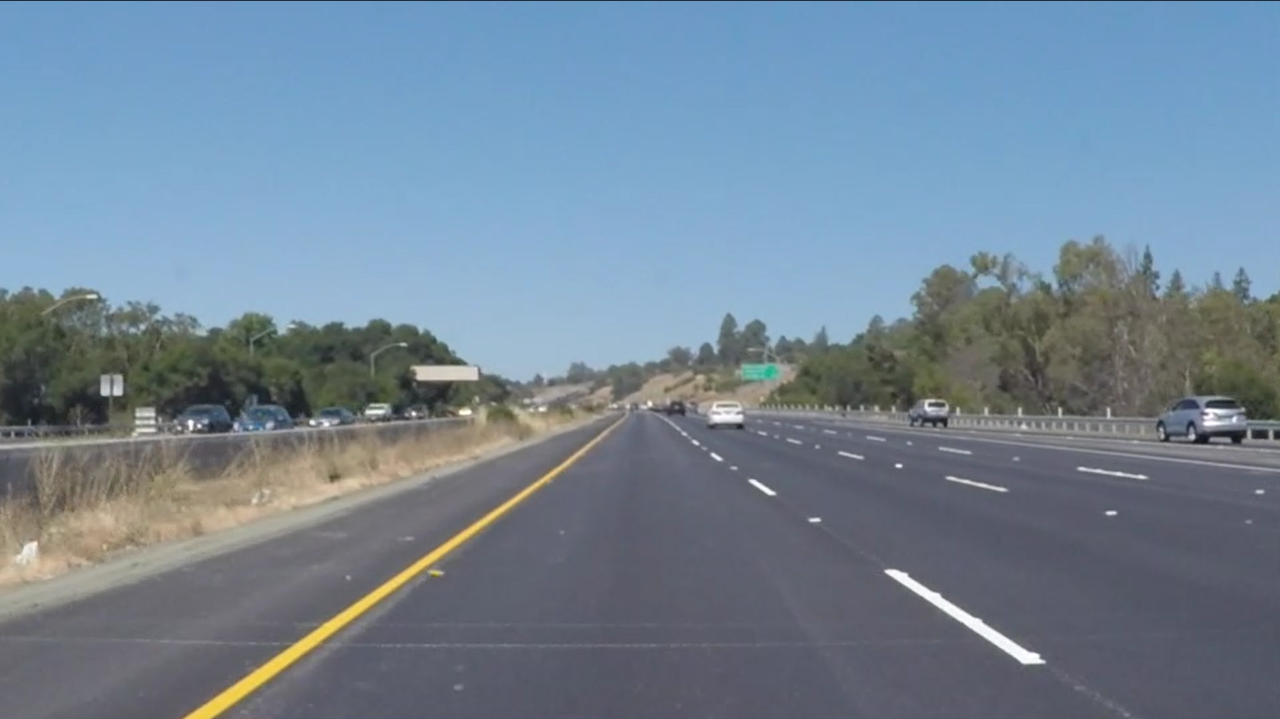
#> input picture Data/Images/5.png, 1280 x 719 px
$ python -i lanedet_realworld.py   (imports and definitions only)   (older library calls are emulated)
#> lines starting #> are read from the running program, lines starting #| are printed output that depends on the picture; after the words box and inside, x2 and y2 are one past the last pixel; in counts of white or black regions, pixels touching at a corner belong together
# Lane Detection 🚗 by Jie Li, University of Nottingham, Department of Electrical and Electronic Engineering, AGPL-3.0 license
"""
Run lane detection inference on images and videos using advanced computer vision techniques developed by Jie Li from the University of Nottingham's Department of Electrical and Electronic Engineering.

Usage - sources:
    $ python lanedet_realworld.py                                      # default image
                                                     --source img.jpg                         # image
                                                     --source vid.mp4                         # video
                                                     --source path/                           # directory
                                                     --source 'path/*.jpg'                    # glob
                                                     --source 0                               # webcam (camera index)
                                                     --source 'https://example.com/video.mp4' # HTTP stream

Usage - details:
    This script supports lane detection on various sources such as static images, video files,
    directories of images, image globs, webcams, and streaming URLs. It utilizes OpenCV for image
    processing operations, such as gradient thresholding for edge detection, applying masks for
    ROI specification, and utilizing Hough Transform for line detection. The script also features
    advanced polynomial fitting to estimate lane curvature and calculate vehicle position relative to lane center.

    Results from the processing can be visualized in real-time, and processed outputs are saved in a designated results folder.

Contact:
    - Jie Li
    - Email: jerrrjieli@outlook.com (Primary)
             872071077@qq.com (Secondary)
    - Former email (no longer in use post-graduation): ssyjl7@nottingham.ac.uk

Example commands:
    $ python lanedet_realworld.py                                 # Runs detection on the default image set in the script
    $ python lanedet_realworld.py --source ./data/image/5.png  # Processes a specified image
    $ python lanedet_realworld.py --source ./data/videos/solidWhiteRight.mp4.mp4 # Processes a specified video
    $ python lanedet_realworld.py --source ./data/dataset # Processes a dataset
    $ python lanedet_realworld.py --source 0                       # Processes video feed from the default webcam
"""


import cv2
import numpy as np
import argparse
import os


def apply_gradient_threshold(image, sigma=3):
    # Calculate gradients in x and y direction using Sobel operator
    grad_x = cv2.Sobel(image, cv2.CV_64F, 1, 0, ksize=3)
    grad_y = cv2.Sobel(image, cv2.CV_64F, 0, 1, ksize=3)

    # Compute the magnitude of gradients
    magnitude = np.sqrt(grad_x ** 2 + grad_y ** 2)

    # Compute the direction of gradients
    direction = np.arctan2(grad_y, grad_x)

    # Calculate threshold based on the standard deviation of gradient magnitudes
    std_dev = np.std(magnitude)
    threshold = np.mean(magnitude) + sigma * std_dev

    # Apply mask where the magnitude of the gradient exceeds the threshold
    mask = (magnitude > threshold).astype(np.uint8) * 255

    return mask, threshold, magnitude, direction

def apply_mask(edges, height, width, center_offset):
    # Define polygonal mask for the edges
    poly_bottom_y = int(3 * height / 4)  # The y-coordinate of the bottom of the polygon
    # poly_top_y = int(2 * height / 3)  # The y-coordinate of the top of the polygon
    poly_top_y = int(2.5 * height / 5)  # The y-coordinate of the top of the polygon
    center_x = int(width // 2) - center_offset                 # Center x-coordinate of the image

    # Define polygons for left and right lane masking
    left_polygon = np.array([
        [(int(width / 3), poly_bottom_y),
         (center_x - int(1 * width / 20), poly_bottom_y),  # Shift left from center
         (center_x, poly_top_y),
         (center_x - int(width / 20), poly_top_y)]
    ], np.int32)

    right_polygon = np.array([
        [(center_x + int(1 * width / 20), poly_bottom_y),  # Shift right from center
         (int(2 * width / 3), poly_bottom_y),
         (center_x + int(width / 20), poly_top_y),
         (center_x, poly_top_y)]
    ], np.int32)

    # Create a mask and apply the polygons
    mask = np.zeros_like(edges)
    cv2.fillPoly(mask, [left_polygon], 255)
    cv2.fillPoly(mask, [right_polygon], 255)

    # Apply the mask to the edges
    masked_edges = cv2.bitwise_and(edges, mask)
    return masked_edges, poly_bottom_y, poly_top_y, mask

# def apply_mask(edges, height, width):
#     # Define polygonal mask for the edges
#     poly_bottom_y = int(11 * height / 12)  # The y-coordinate of the bottom of the polygon
#     # poly_top_y = int(2 * height / 3)  # The y-coordinate of the top of the polygon
#     poly_top_y = int(3 * height / 5)  # The y-coordinate of the top of the polygon
#     center_x = width // 2                # Center x-coordinate of the image
#
#     # Define polygons for left and right lane masking
#     left_polygon = np.array([
#         [(int(width / 7), poly_bottom_y),
#          (center_x - int(width / 5), poly_bottom_y),  # Shift left from center
#          (center_x, poly_top_y),
#          (center_x - int(width / 12), poly_top_y)]
#     ], np.int32)
#
#     right_polygon = np.array([
#         [(center_x + int(width / 5), poly_bottom_y),  # Shift right from center
#          (int(6 * width / 7), poly_bottom_y),
#          (center_x + int(width / 12), poly_top_y),
#          (center_x, poly_top_y)]
#     ], np.int32)
#
#     # Create a mask and apply the polygons
#     mask = np.zeros_like(edges)
#     cv2.fillPoly(mask, [left_polygon], 255)
#     cv2.fillPoly(mask, [right_polygon], 255)
#
#     # Apply the mask to the edges
#     masked_edges = cv2.bitwise_and(edges, mask)
#     return masked_edges, poly_bottom_y, poly_top_y, mask

def detect_lanes_hough_transform(masked_edges, frame, width, center_offset):
    center_x = int(width / 2) - center_offset

    left_edges = masked_edges[:, :center_x]
    right_edges = masked_edges[:, center_x:]

    lines_left = cv2.HoughLinesP(left_edges, 1, np.pi / 180, 10, np.array([]), minLineLength=10, maxLineGap=50)

    # Detect lines on the right side of the split
    lines_right = cv2.HoughLinesP(right_edges, 1, np.pi / 180, 10, np.array([]), minLineLength=10, maxLineGap=50)

    # Adjust the x-coordinates of the detected lines on the right side
    if lines_right is not None:
        lines_right = [[[x1 - center_offset, y1, x2 - center_offset, y2]] for line in lines_right for x1, y1, x2, y2 in line]

    line_image = np.zeros_like(frame)

    return line_image, lines_left, lines_right


def filter_lines_both_sides(lines_left, lines_right, line_image, width, slope_threshold=(0.4, 4), sample_step=5):
    # Helper function to calculate line length
    def line_length(line):
        x1, y1, x2, y2 = line[0]
        return np.sqrt((x2 - x1) ** 2 + (y2 - y1) ** 2)

    # Helper function to extend lines
    def extend_line(line, factor=2):
        x1, y1, x2, y2 = line[0]
        mid_x, mid_y = (x1 + x2) / 2, (y1 + y2) / 2
        x1 = mid_x + (x1 - mid_x) * factor
        y1 = mid_y + (y1 - mid_y) * factor
        x2 = mid_x + (x2 - mid_x) * factor
        y2 = mid_y + (y2 - mid_y) * factor
        return np.array([[[int(x1), int(y1), int(x2), int(y2)]]])

    # Function to filter and sort lines by length
    def filter_and_extend_lines(lines):
        filtered_lines = []
        for line in lines:
            if line_length(line) != 0:
                filtered_lines.append(line)

        # Sort lines by length in descending order and take the first 5
        filtered_lines.sort(key=line_length, reverse=True)
        longest_lines = filtered_lines[:10]

        # Extend the lines
        extended_lines = [extend_line(line) for line in longest_lines]
        return extended_lines

    def filter_lines(lines, width_offset=0):
        points = []
        if lines is not None:
            for line in lines:
                for x1, y1, x2, y2 in line:
                    if (x2 - x1) != 0:  # 防止除以零
                        slope = (y2 - y1) / (x2 - x1)
                        if slope_threshold[0] < abs(slope) < slope_threshold[1]:
                            num_points = int(np.hypot(x2 - x1, y2 - y1) // sample_step)
                            for i in np.linspace(0, 1, num=num_points):
                                x = int(x1 + (x2 - x1) * i) + width_offset
                                y = int(y1 + (y2 - y1) * i)
                                points.append((x, y))
                                cv2.circle(line_image, (x, y), 2, (255, 255, 0), -1)
        return points

    # Process both sets of lines
    left_lines = filter_and_extend_lines(lines_left) if lines_left is not None else []
    right_lines = filter_and_extend_lines(lines_right) if lines_right is not None else []

    # Collect points from the extended lines
    left_points = [point for line in left_lines for point in filter_lines(line, 0)]
    right_points = [point for line in right_lines for point in filter_lines(line, width // 2)]

    return left_points, right_points

# [22 lines of commented-out code are left out]

def fit_and_draw_polyline(left_points, right_points, line_image, height, poly_top_y, poly_bottom_y):
    left_fit_fn = right_fit_fn = left_top_point = right_top_point = None
    left_points = np.array(left_points)
    right_points = np.array(right_points)

    if len(left_points) > 1:
        left_fit = np.polyfit(left_points[:, 1], left_points[:, 0], 2)
        left_fit_fn = np.poly1d(left_fit)
        left_top_point = (int(left_fit_fn(poly_top_y)), poly_top_y)

    if len(right_points) > 1:
        right_fit = np.polyfit(right_points[:, 1], right_points[:, 0], 2)
        right_fit_fn = np.poly1d(right_fit)
        right_top_point = (int(right_fit_fn(poly_top_y)), poly_top_y)

    # Plotting polynomial curves
    for fit_fn, color in [(left_fit_fn, (0, 255, 0)), (right_fit_fn, (0, 255, 0))]:
        if fit_fn is not None:
            xs = fit_fn(np.linspace(poly_top_y, poly_bottom_y, 500))
            ys = np.linspace(poly_top_y, poly_bottom_y, 500)
            points = np.int32(list(zip(xs, ys)))
            cv2.polylines(line_image, [points], isClosed=False, color=color, thickness=5)

    # Connecting the tops of two curves
    if left_top_point and right_top_point:
        cv2.line(line_image, left_top_point, right_top_point, (0, 255, 0), 5)

    return left_fit_fn, right_fit_fn

# def calculate_and_visualize_lane_center(frame, left_poly, right_poly, poly_top_y, poly_bottom_y, width, step=10,
#                                         color=(255, 0, 0), thickness=2):
#
#     # Calculate the lane median, plot it onto the image, and calculate the average deviation of the median from the centre of the image.
#
#     if left_poly is None or right_poly is None:
#         return frame, 0
#
#     ys = np.arange(poly_top_y, poly_bottom_y, step)
#     left_xs = left_poly(ys)
#     right_xs = right_poly(ys)
#
#     center_xs = (left_xs + right_xs) / 2
#     lane_center_line = np.column_stack((center_xs, ys)).astype(np.int32)
#
#     # Visualisation of the lane centre line
#     for x, y in lane_center_line:
#         cv2.circle(frame, (int(x), int(y)), radius=2, color=color, thickness=thickness)
#
#     # Calculate the average of the distance from the centre of the lane to the centre of the image
#     image_center_x = width // 2
#     deviations = center_xs - image_center_x
#     average_deviation = int(np.mean(deviations))
#
#     # Text Setting
#     font = cv2.FONT_HERSHEY_SIMPLEX
#     font_scale = 0.5
#     font_color = (255, 255, 255)
#     font_thickness = 2
#
#     # Print the coordinates and deviation at the bottom
#     cv2.line(frame, (image_center_x, poly_bottom_y), (image_center_x, poly_top_y), (0, 0, 255), 5)
#
#     cv2.putText(frame, f'Error: {average_deviation}', (image_center_x, int((poly_top_y + poly_bottom_y) / 2)), font,
#                 font_scale * 2, font_color,
#                 font_thickness, cv2.LINE_AA)
#
#     return frame

def detect_lane_lines(frame, show_steps=True):

    height, width = frame.shape[:2]

    # center_offset = int(width / 20)
    center_offset = 0

    if show_steps:
        cv2.imshow('Original Image', frame)
    # RGB to Gray
    gray = cv2.cvtColor(frame, cv2.COLOR_BGR2GRAY)
    if show_steps:
        cv2.imshow('Gray Scale Image', gray)

    # Gaussian Blur
    blur = cv2.GaussianBlur(gray, (5, 5), 0)
    if show_steps:
        cv2.imshow('Gaussian Blur', blur)

    # Dynamic calculation of Canny thresholds using DLD
    DLD_mask, threshold, magnitude, direction = apply_gradient_threshold(blur)

    if show_steps:
        cv2.imshow('Dynamic threshold Mask', DLD_mask)

    # Canny edge detection using DLD thresholds
    edges = cv2.Canny(DLD_mask, threshold / 2, threshold)
    # edges = cv2.Canny(blur, 50, 100)

    if show_steps:
        cv2.imshow('Canny Edges', edges)

    masked_edges, poly_bottom_y, poly_top_y, mask = apply_mask(edges, height, width, center_offset)
    if show_steps:
        cv2.imshow('Masked Edges', masked_edges)
        cv2.imshow('Mask', mask)

    line_image, lines_left, lines_right = detect_lanes_hough_transform(masked_edges, frame, frame.shape[1], center_offset)

    # Use filter_lines function
    left_points, right_points = filter_lines_both_sides(lines_left, lines_right, line_image, frame.shape[1])

    if show_steps:
        cv2.imshow('Hough Lines', line_image)

    # Perform a polynomial fit and plot the curve while obtaining the top point
    left_poly, right_poly = fit_and_draw_polyline(left_points, right_points, line_image, height, poly_top_y, poly_bottom_y)

    if show_steps:
        cv2.imshow('Line Image', line_image)

    # # Calculate the lane centre line, plot it on the image and obtain the mean deviation
    # line_image = calculate_and_visualize_lane_center(line_image, left_poly, right_poly, poly_top_y, poly_bottom_y, width)
    #
    # if show_steps:
    #     cv2.imshow('Error Calculation', line_image)

    # Image combination
    result = cv2.addWeighted(frame, 0.8, line_image, 1, 0)
    return result


# [71 lines left out: functions create_next_results_folder, process_image, process_video, process_folder, not called in this run]


# [18 lines not run here, left out]

>>> import cv2
>>> picture = cv2.imread('Data/Images/5.png')
#> picture is the input picture: shape (719, 1280, 3); mean B, G, R 149.6, 132.7, 114.3
>>> result = detect_lane_lines(picture)
#> in apply_gradient_threshold, `grad_y = cv2.Sobel(image, cv2.CV_64F, 0, 1, ksize=3)`:
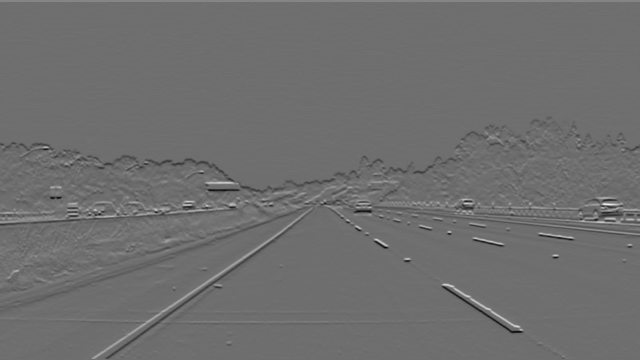
#> grad_y: shape (719, 1280) float64 (shown at 1/2 size); min -326, max 423, mean -0.2; drawn with min black and max white
#> in apply_gradient_threshold, `direction = np.arctan2(grad_y, grad_x)`:
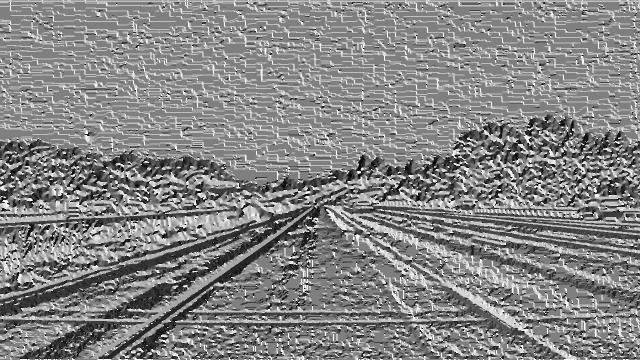
#> direction: shape (719, 1280) float64 (shown at 1/2 size); min -3.14, max 3.14, mean 0.14; drawn with min black and max white
#> in apply_gradient_threshold, `std_dev = np.std(magnitude)`: std_dev = 29.06
#> in apply_gradient_threshold, `threshold = np.mean(magnitude) + sigma * std_dev`: threshold = 100.2
#> in apply_gradient_threshold, `mask = (magnitude > threshold).astype(np.uint8) * 255`:
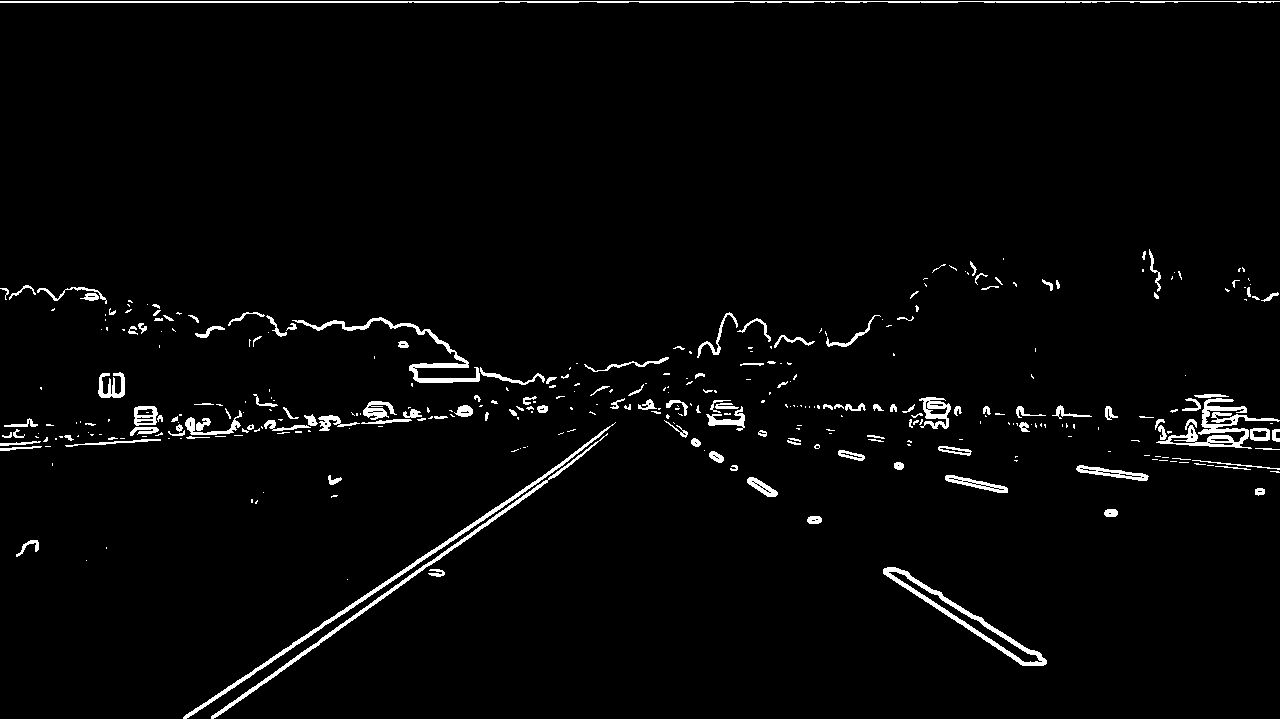
#> mask: shape (719, 1280); 2.6% white; 357 white regions (212 under 20 px), largest, box (x1, y1, x2, y2) and area: (0, 1, 1280, 3) 2292, (183, 422, 616, 719) 1932, (883, 567, 1047, 666) 1711
#> in detect_lane_lines, `masked_edges, poly_bottom_y, poly_top_y, mask = apply_mask(edges, heig..`: poly_bottom_y = 539; poly_top_y = 359
#> in detect_lanes_hough_transform, `left_edges = masked_edges[:, :center_x]`:
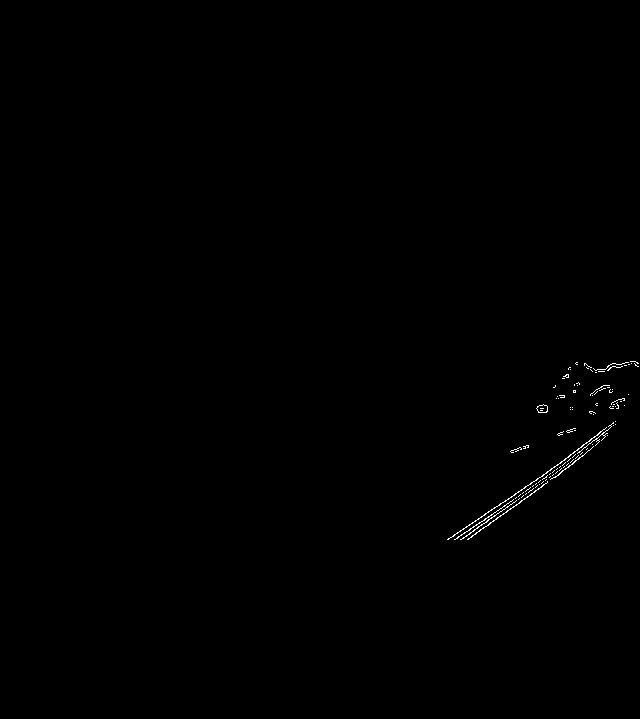
#> left_edges: shape (719, 640); 0.24% white in thin lines or dots, all inside (x1, y1, x2, y2) = (447, 361, 639, 540)
#> in detect_lanes_hough_transform, `lines_left = cv2.HoughLinesP(left_edges, 1, np.pi / 180, 10, np.array(..`: lines_left = 32 rows, first 6: [454, 539, 613, 423], [484, 523, 602, 434], [467, 539, 584, 454], [455, 539, 602, 439], [447, 539, 463, 529], [488, 525, 573, 463]
#> (the rest of the program and of its run is left out)
